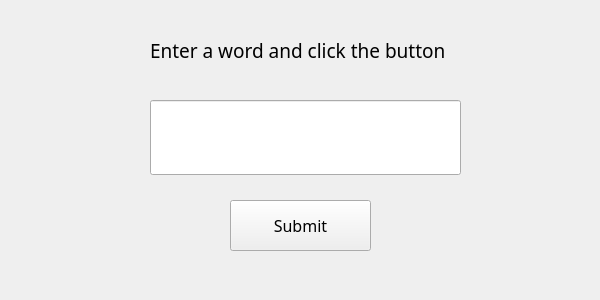
<?xml version="1.0" encoding="UTF-8"?>
<ui version="4.0">
 <class>MainWindow</class>
 <widget class="QMainWindow" name="MainWindow">
  <property name="geometry">
   <rect>
    <x>0</x>
    <y>0</y>
    <width>600</width>
    <height>300</height>
   </rect>
  </property>
  <property name="minimumSize">
   <size>
    <width>400</width>
    <height>200</height>
   </size>
  </property>
  <property name="maximumSize">
   <size>
    <width>600</width>
    <height>300</height>
   </size>
  </property>
  <property name="windowTitle">
   <string>MainWindow</string>
  </property>
  <property name="tabShape">
   <enum>QTabWidget::Rounded</enum>
  </property>
  <widget class="QWidget" name="centralwidget">
   <widget class="QLineEdit" name="lineEdit">
    <property name="enabled">
     <bool>true</bool>
    </property>
    <property name="geometry">
     <rect>
      <x>150</x>
      <y>100</y>
      <width>311</width>
      <height>75</height>
     </rect>
    </property>
    <property name="font">
     <font>
      <family>Modern No. 20</family>
      <pointsize>16</pointsize>
     </font>
    </property>
    <property name="text">
     <string/>
    </property>
    <property name="echoMode">
     <enum>QLineEdit::Normal</enum>
    </property>
    <property name="alignment">
     <set>Qt::AlignCenter</set>
    </property>
    <property name="clearButtonEnabled">
     <bool>false</bool>
    </property>
   </widget>
   <widget class="QLabel" name="label">
    <property name="geometry">
     <rect>
      <x>150</x>
      <y>30</y>
      <width>321</width>
      <height>41</height>
     </rect>
    </property>
    <property name="font">
     <font>
      <family>Modern No. 20</family>
      <pointsize>14</pointsize>
     </font>
    </property>
    <property name="text">
     <string>Enter a word and click the button</string>
    </property>
   </widget>
   <widget class="QPushButton" name="pushButton">
    <property name="geometry">
     <rect>
      <x>230</x>
      <y>200</y>
      <width>141</width>
      <height>51</height>
     </rect>
    </property>
    <property name="font">
     <font>
      <family>Modern No. 20</family>
      <pointsize>12</pointsize>
     </font>
    </property>
    <property name="text">
     <string>Submit</string>
    </property>
   </widget>
  </widget>
  <widget class="QMenuBar" name="menubar">
   <property name="geometry">
    <rect>
     <x>0</x>
     <y>0</y>
     <width>600</width>
     <height>26</height>
    </rect>
   </property>
  </widget>
  <action name="actionNew">
   <property name="text">
    <string>New</string>
   </property>
  </action>
 </widget>
 <resources/>
 <connections/>
</ui>
